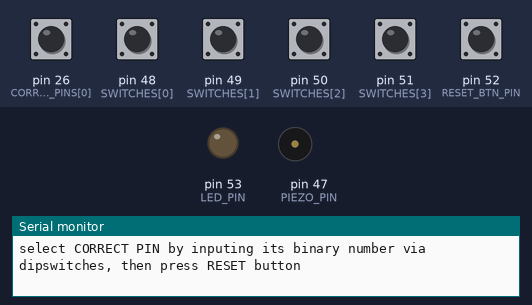
Bench run of a program on a simulated Arduino Mega 2560, built with avr-gcc and run on an emulated ATmega2560. Parts: output pins drawn as LEDs (lit = HIGH), buzzer (waves = sounding, pin HIGH), the last lines printed to the serial monitor. Inputs (shaded band) come from the test bench; at power-on: pin 26 (CORRECT_PINS[0]), pin 48 (SWITCHES[0]), pin 49 (SWITCHES[1]), pin 50 (SWITCHES[2]), pin 51 (SWITCHES[3]), pin 52 (RESET_BTN_PIN) HIGH.

Above: at 0.8 s.
0.9 s: pin 52 (RESET_BTN_PIN) pulled LOW for 0.15 s
At 1.4 s:
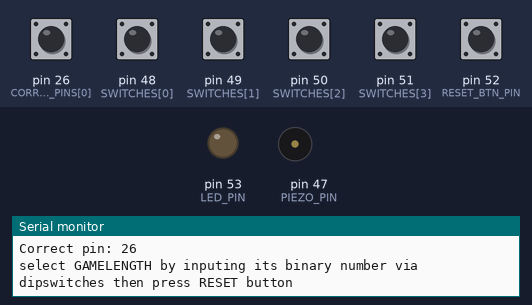
3.9 s: pin 52 (RESET_BTN_PIN) pulled LOW for 1 s
At 5.3 s:
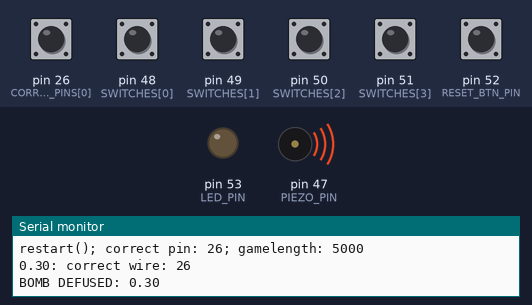
Timing chart, 0 to 7.3 s (numbered marks = the images above; inputs shaded):
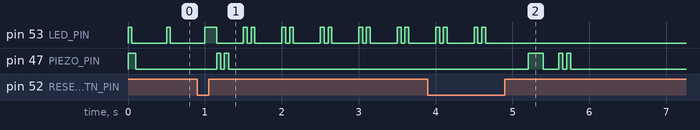

Measured:
- after the input at 0.9 s, pin 47 (PIEZO_PIN): alternates HIGH for 0.05 s and LOW for 0.05 s, 4 changes in all, then stays LOW, starting after 0.25 s
- after the input at 3.9 s, pin 53 (LED_PIN): goes on until 4.7 s, then stays LOW; pin 47 (PIEZO_PIN): goes HIGH 0.20 s, LOW 0.20 s, HIGH 0.05 s, LOW 0.05 s, HIGH 0.05 s, then LOW, starting after 1.3 s
- by itself, pin 53 (LED_PIN): repeats every 0.50 s: LOW 0.35 s, HIGH 0.05 s, LOW 0.05 s, HIGH 0.05 s

The program:

main.cpp
```cpp
#include <Arduino.h>

// DO NOT MODIFY [above]
///////////////////////////////////////////////////////////////////////////////
// CONFIG [below] (lines 4-33)

// ATmega => true; ESP32 => false
#define BOARD_IS_ATmega true

#if BOARD_IS_ATmega

#define WRONG_PIN 30
const uint8_t CORRECT_PINS[5] = {26, 27, 28, 29, 31};

#define RESET_BTN_PIN 52
const uint8_t SWITCHES[4] = {48, 49, 50, 51}; // in order 8421 (see the board)
#define INVERT_SWITCHES true

#define PIEZO_PIN 47
#define LED_PIN 53

#else

#define WRONG_PIN 12
const uint8_t CORRECT_PINS[5] = {25, 33, 27, 26, 14};

#define RESET_BTN_PIN 19
const uint8_t SWITCHES[4] = {16, 4, 5, 17}; // in order 8421 (see the board)
#define INVERT_SWITCHES true

#define PIEZO_PIN 0
#define LED_PIN 18

#endif

const uint16_t GAMELENGTH_POSSIBILITIES[16] = {5, 10, 15, 20, 30, 40, 60, 80, 100, 120, 150, 180, 210, 240, 300, 600}; // in seconds
#define PIEZO_SINGLEBEEP_LENGTH 100                                                                                    // in ms
/*
SEQUENCE HELP:
in ms
[0] = length of first beep
[1] = length of delay after first beep
[2] = length of second beep
[3] = length of delay after second beep
[4] = length of third beep
sequence ends instantly after third beep
*/
#define DEFUSAL_SEQUENCE 200, 200, 50, 50, 50            //####....#.#
#define EXPLOSION_SEQUENCE 2000, 0, 0, 0, 0              //########################################
#define WIRE_SELECT_SEQUENCE 50, 0, 0, 0, 0              //#
#define TIMER_SELECT_SEQUENCE 50, 50, 50, 0, 0           //#.#
#define INVALID_SWITCH_STATE_SEQUENCE 300, 50, 300, 0, 0 //######.######

#define WIRE_CHECK_TIME 300 // if wire disconnected, keep checking this wire for WIRE_CHECK_TIME miliseconds

// CONFIG [above] (lines 4-34)
///////////////////////////////////////////////////////////////////////////////
// DO NOT MODIFY [below]

bool previous_reset_btn_state;
bool gameover = 0;

enum Gameover_reason
{
  REASON_NONE,
  REASON_CORRECT_WIRE,
  REASON_WRONG_WIRE,
  REASON_TIMEOUT,
  REASON_RESET
};

uint8_t correct_pin;
uint32_t gamelenght;
uint32_t gamestart_time;

bool ledvalue = false;
bool piezovalue = false;

uint32_t ledstart_time;
uint32_t piezostart_time;

uint32_t led_length;
uint32_t piezo_length;

uint32_t sequence[5];
int sequence_index = -1; // if >= 0 sequence is playing else = -1

int power(int base, int exponent)
{
  int result = 1;
  for (int i = 0; i < exponent; i++)
  {
    result *= base;
  }
  return result;
}

// function that converts an array of bools in binary to decimal
uint8_t binaryToDecimal(bool *binary)
{
  uint8_t decimal = 0;
  for (uint8_t i = 0; i < 4; i++)
  {
    decimal += binary[i] * power(2, i);
  }
  return decimal;
}

uint8_t readswitches()
{
  bool arr[4];
  for (uint8_t i = 0; i < sizeof(SWITCHES) / sizeof(SWITCHES[0]); i++)
  {
    pinMode(SWITCHES[i], INPUT_PULLUP);
    arr[i] = INVERT_SWITCHES ^ digitalRead(SWITCHES[i]);
  }
  return binaryToDecimal(arr);
}

void led(bool value, size_t length)
{
  ledvalue = value;
  ledstart_time = millis();
  led_length = length;
}

void led(size_t length)
{
  led(!ledvalue, length);
}

void piezo(bool value, size_t length)
{
  if (sequence_index >= 0)
    return;
  piezovalue = value;
  piezostart_time = millis();
  piezo_length = length;
}

void makesequence(uint32_t one, uint32_t two, uint32_t three, uint32_t four, uint32_t five)
{
  sequence[0] = one;
  sequence[1] = two;
  sequence[2] = three;
  sequence[3] = four;
  sequence[4] = five;
  sequence_index = 0;
  piezovalue = 0;
  piezo_length = 0;
}

void restart()
{
  Serial.print("restart(); correct pin: ");
  Serial.print(correct_pin);
  Serial.print("; gamelength: ");
  Serial.println(gamelenght);
  led_length = 0;
  ledvalue = 0;
  piezovalue = 0;
  gameover = 0;
  gamestart_time = millis();
}

void setup()
{
  Serial.begin(115200);
  pinMode(WRONG_PIN, INPUT_PULLUP);
  for (uint8_t i = 0; i < sizeof(CORRECT_PINS) / sizeof(CORRECT_PINS[0]); i++)
  {
    pinMode(CORRECT_PINS[i], INPUT_PULLUP);
  }
  pinMode(RESET_BTN_PIN, INPUT_PULLUP);
  for (uint8_t i = 0; i < sizeof(SWITCHES) / sizeof(SWITCHES[0]); i++)
  {
    pinMode(SWITCHES[i], INPUT_PULLUP);
  }
  pinMode(PIEZO_PIN, OUTPUT);
  pinMode(LED_PIN, OUTPUT);

  // select wire
  ////wait for button -> read the switches
  Serial.println("select CORRECT PIN by inputing its binary number via dipswitches, then press RESET button");

  makesequence(WIRE_SELECT_SEQUENCE);

  bool correct_pin_selected = false;
  previous_reset_btn_state = digitalRead(RESET_BTN_PIN);
  while (!correct_pin_selected)
  {
    bool current_reset_btn_state = digitalRead(RESET_BTN_PIN);
    if (current_reset_btn_state && !previous_reset_btn_state)
    {
      uint8_t switches_state = readswitches();
      if (switches_state < sizeof(CORRECT_PINS) / sizeof(CORRECT_PINS[0]))
      {
        correct_pin = CORRECT_PINS[switches_state];
        correct_pin_selected = true;
      }
      else
      {
        Serial.print("Invalid switch state: ");
        makesequence(INVALID_SWITCH_STATE_SEQUENCE);
        Serial.println(switches_state);
      }
    }
    previous_reset_btn_state = current_reset_btn_state;

    ////beep sequences
    if (sequence_index >= 0)
    {
      if (millis() - piezostart_time > piezo_length)
      {
        piezo_length = sequence[sequence_index];
        piezostart_time = millis();
        sequence_index++;
      }

      piezovalue = (sequence_index % 2);

      if (sequence_index > sizeof(sequence) / sizeof(sequence[0]))
      {
        sequence_index = -1;
      }
    }

    ledvalue = !(millis() / 50 % 10);

    digitalWrite(PIEZO_PIN, piezovalue);
    digitalWrite(LED_PIN, ledvalue);
  }

  Serial.print("Correct pin: ");
  Serial.println(correct_pin);

  delay(50);

  while (!digitalRead(RESET_BTN_PIN))
  {
  }

  delay(50);

  // select timer
  ////wait for button -> read the switches
  Serial.println("select GAMELENGTH by inputing its binary number via dipswitches then press RESET button");

  makesequence(TIMER_SELECT_SEQUENCE);

  bool timer_selected = false;
  previous_reset_btn_state = digitalRead(RESET_BTN_PIN);
  while (!timer_selected)
  {
    bool current_reset_btn_state = digitalRead(RESET_BTN_PIN);
    if (current_reset_btn_state && !previous_reset_btn_state)
    {
      uint8_t switches_state = readswitches();
      if (switches_state < sizeof(GAMELENGTH_POSSIBILITIES) / sizeof(GAMELENGTH_POSSIBILITIES[0]))
      {
        gamelenght = (uint32_t)GAMELENGTH_POSSIBILITIES[switches_state] * 1000;
        timer_selected = true;
      }
      else
      {
        Serial.print("Invalid switch state: ");
        makesequence(INVALID_SWITCH_STATE_SEQUENCE);
        Serial.println(switches_state);
      }
    }
    previous_reset_btn_state = current_reset_btn_state;

    ////beep sequences
    if (sequence_index >= 0)
    {
      if (millis() - piezostart_time > piezo_length)
      {
        piezo_length = sequence[sequence_index];
        piezostart_time = millis();
        sequence_index++;
      }

      piezovalue = (sequence_index % 2);

      if (sequence_index > sizeof(sequence) / sizeof(sequence[0]))
      {
        sequence_index = -1;
      }
    }

    ledvalue = !((millis() / 50 % 10) && ((millis() - 200) / 50 + 2) % 10);

    digitalWrite(PIEZO_PIN, piezovalue);
    digitalWrite(LED_PIN, ledvalue);
  }

  Serial.print("Timer: ");
  Serial.println(gamelenght);

  // wait for button -> start the game

  restart();
}

size_t calc_delay()
{
// from https://github.com/WouterGritter/CSGO-Bomb/blob/master/armed_state.ino
/**
 * Time between beeps is an exponential function
 *
 * A0 = 1.04865151217746
 * A1 = 0.244017811416199
 * A2 = 1.76379778668885
 *
 * Y(bps) = A0 * E^(A1*X + A2*X^2)
 * X = % OF TIME PASSED (0.0 - 1.0)
 * Y = BEEPS PER SECOND
 */
#define BEEP_A0 1.04865151217746
#define BEEP_A1 0.244017811416199
#define BEEP_A2 1.76379778668885
  // Calculate next beep time
  double x = (float)(millis() - gamestart_time) / gamelenght;
  double n = BEEP_A1 * x + BEEP_A2 * x * x;
  double bps = BEEP_A0 * exp(n);

  // Convert bps (beeps per second) to a wait time in milliseconds
  // Serial.print(millis() - gamestart_time);
  // Serial.print(" ");
  // Serial.print(gamelenght);
  // Serial.print("wait: ");
  // Serial.println(1000.0 / bps);
  return 1000.0 / bps;
}

void endgame(Gameover_reason reason)
{
  if (reason == REASON_TIMEOUT || reason == REASON_WRONG_WIRE)
  {
    Serial.print("BOMB EXPLODED: ");
    Serial.println((millis() - gamestart_time) / 1000.f);
    makesequence(EXPLOSION_SEQUENCE);
  }
  else if (reason == REASON_CORRECT_WIRE)
  {
    Serial.print("BOMB DEFUSED: ");
    Serial.println((millis() - gamestart_time) / 1000.f);
    makesequence(DEFUSAL_SEQUENCE);
  }
  else
  {
    Serial.print("UNKNOWN ENDGAME REASON: ");
    Serial.print(millis() - gamestart_time);
  }
  ledvalue = 0;
  led_length = 0;
  ledstart_time = 0;
  gameover = 1;
}

void loop()
{
  // if reset reset
  bool current_reset_btn_state = digitalRead(RESET_BTN_PIN);
  if (current_reset_btn_state && !previous_reset_btn_state)
  {
    restart();
  }
  previous_reset_btn_state = current_reset_btn_state;

  if (!gameover)
  {
    // check wires
    ////check correct wire
    if (digitalRead(correct_pin))
    {
      uint32_t wire_timer_start = millis();

      while (millis() - wire_timer_start < WIRE_CHECK_TIME)
      {
        if (!digitalRead(correct_pin))
          return;
      }

      Serial.print((millis() - gamestart_time) / 1000.f);
      Serial.print(": correct wire: ");
      Serial.println(correct_pin);
      endgame(REASON_CORRECT_WIRE);
    }

    if (gameover)
      return;

    ////check wrong wires
    for (uint8_t i = 0; i < sizeof(CORRECT_PINS) / sizeof(CORRECT_PINS[0]); i++)
    {
      if (CORRECT_PINS[i] != correct_pin && digitalRead(CORRECT_PINS[i]))
      {
        uint32_t wire_timer_start = millis();

        while (millis() - wire_timer_start < WIRE_CHECK_TIME)
        {
          if (!digitalRead(CORRECT_PINS[i]))
            return;
        }

        Serial.print((millis() - gamestart_time) / 1000.f);
        Serial.print(": wrong wire: [");
        Serial.print(i);
        Serial.print("] = ");
        Serial.println(CORRECT_PINS[i]);
        endgame(REASON_WRONG_WIRE);
        return;
      }
    }

    if (gameover)
      return;

    if (digitalRead(WRONG_PIN))
    {
      uint32_t wire_timer_start = millis();

      while (millis() - wire_timer_start < WIRE_CHECK_TIME)
      {
        if (!digitalRead(WRONG_PIN))
          return;
      }

      Serial.print((millis() - gamestart_time) / 1000.f);
      Serial.print(": wrong wire: [WRONG] = ");
      Serial.println(WRONG_PIN);
      endgame(REASON_WRONG_WIRE);
    }

    if (gameover)
      return;

    // check timer
    if (millis() - gamestart_time > gamelenght)
    {
      // Serial.println("Time's up!");
      endgame(REASON_TIMEOUT);
    }

    if (gameover)
      return;

    // set the led and piezo variables
    ////normal ticking
    if (millis() - ledstart_time > led_length)
    {
      piezo(1, PIEZO_SINGLEBEEP_LENGTH);
      led(calc_delay());
    }

    if (millis() - piezostart_time > piezo_length)
    {
      piezovalue = 0;
    }
  }

  ////beep sequences
  if (sequence_index >= 0)
  {
    if (millis() - piezostart_time > piezo_length)
    {
      piezo_length = sequence[sequence_index];
      piezostart_time = millis();
      sequence_index++;
    }

    piezovalue = (sequence_index % 2);

    if (sequence_index > sizeof(sequence) / sizeof(sequence[0]))
    {
      sequence_index = -1;
    }
  }

  // set the led and piezo
  digitalWrite(LED_PIN, ledvalue);
  digitalWrite(PIEZO_PIN, piezovalue);
}
```
